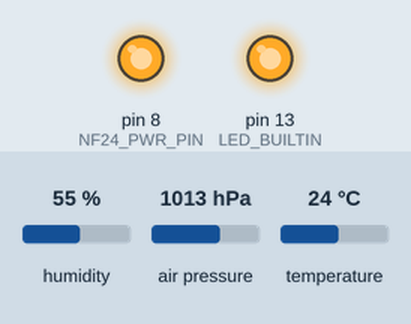
A sketch run on a simulated Arduino Uno, built with avr-gcc and run on an emulated ATmega328P. On the bench: output pins drawn as LEDs (lit = HIGH). Inputs (shaded band) come from the test bench; at power-on: humidity 55 %, air pressure 1013 hPa, temperature 24 °C. No radio packets arrive unless stated; pins used as bus, display or sensor lines are not drawn.

Above: at 0.1 s.
At 2.7 s:
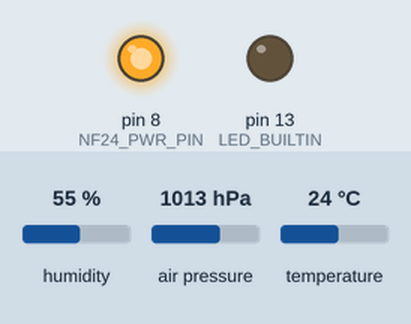
Timing chart, 0 to 4.2 s (numbered marks = the images above):
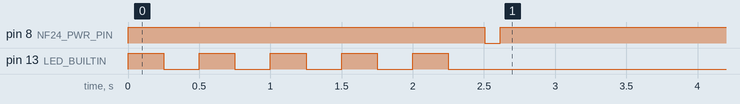

The sketch:

transmitter.ino
```cpp
#include <LowPower.h>
#include <SPI.h>
#include <nRF24L01.h>
#include <RF24.h>
#include <Wire.h>
#include "DHT.h" // Modified lines 155, 156 and 160 !!!
#include <Adafruit_Sensor.h>
#include <Adafruit_BME280.h>

/////// NODE SPECIFIC!!!!! ////////////////////////////
#define GATEWAYNR 1 // Nr of the gateway to connect to
#define SENSORNR 2 // Nr of this sensor node
#define TMPSENTYPE 2 // 1 = DHT22, 2 = BME280
///////////////////////////////////////////////////////

// Debug print
//#define DEBUG

#ifdef DEBUG
  #define PRINT(x)  Serial.print (x)
  #define PRINTL(x)  Serial.println (x)
#else
  #define PRINT(x)
  #define PRINTL(x)
#endif

///////////////////////////////////
// Pin config
///////////////////////////////////

// Temp sensor
#define DHTPIN 7     // what digital pin the DHT22 is conected to
#define DHTPWRPIN 6     // what digital pin the DHT22 is conected to
#define DHTTYPE DHT22   // there are multiple kinds of DHT sensors

#define TMPSDA A4     // SDA
#define TMPSCL A5     // SCL
#define TMPPWRPIN 6     // what digital pin the DHT22 is conected to
#define SEALEVELPRESSURE_HPA (1013.25)


// NF24
#define NF24_PWR_PIN 8
#define NF24_CE_PIN 9
#define NF24_CSN_PIN 10


RF24 radio(NF24_CE_PIN, NF24_CSN_PIN); // CE, CSN
uint8_t address[6] = "xGWyy"; // x = sensor number, yy = gateway number
DHT dht(DHTPIN, DHTTYPE);
Adafruit_BME280 bme; // I2C

#define SENDINTERVAL 20 // interval between sending shit
uint16_t timepassed = 99999; // seconds since last send

struct sensorpacket {
  char id[8] = "THS00YY";
  /* Payload type
     0 = unknown/error
     1 = temperature (C * 10)
     2 = humidity (RH * 10)
     3 = pressure (hPa)
     4 = voltage (V)
     5 = luminance (lux)
  */
  int8_t packetnr = 0; // running packet number
  int8_t type = 0;
  int16_t payload = 0;
} sensorpacket1;


struct trh {
  float rh = 0;
  float temp = 0;
  float pressure = 0;
} trh1;


long voltage = 0;

long millisp;

unsigned int sendcount = 1;
unsigned int cyclecount = 1;


void setup()
{
  // IO
  pinMode(LED_BUILTIN, OUTPUT);
  pinMode(TMPPWRPIN, OUTPUT);
  pinMode(DHTPIN, INPUT );

  pinMode(NF24_PWR_PIN, OUTPUT);

  digitalWrite(TMPPWRPIN, HIGH);
  digitalWrite(NF24_PWR_PIN, HIGH);
  digitalWrite(LED_BUILTIN, HIGH);

#ifdef DEBUG
  Serial.begin(9600);	  // Debugging only
#endif

  // Sensor IDs
  sprintf(address, "%dGW0%d", SENSORNR, GATEWAYNR); // syntax xGWyy x = sensor number yy = gateway
  sprintf(sensorpacket1.id, "THS000%d", SENSORNR);
  PRINT("nRF24 address ");
  for (int i = 0; i < sizeof(address); i++) {
    PRINT((char)address[i]);
  }
  PRINTL("");
  PRINT("sensor ID "); PRINTL(sensorpacket1.id);

  //InitNRF24();
  PRINT("configured 433 packet size: "); PRINTL(sizeof(sensorpacket));

  //  radio.begin();
  //  radio.openWritingPipe(address);
  //  radio.setPALevel(RF24_PA_MAX);
  //  radio.setDataRate(RF24_250KBPS );
  //  radio.stopListening();

  digitalWrite(LED_BUILTIN, LOW);
  blinkLed(5, 250);
}


void InitNRF24() {
  radio.begin();
  if (radio.failureDetected) {
    radio.failureDetected = 0;           // Reset the detection value
    PRINTL("NRF24 failure recovery");
  }

  if (!radio.isChipConnected()) {
    PRINTL("NRF24 chip not connected");
  }
  radio.openWritingPipe(address); // Re-configure pipe addresses
  radio.setPALevel(RF24_PA_MAX);
  radio.setDataRate(RF24_250KBPS );
  radio.stopListening();
}


void loop()
{

  /*
   * Due to some feature in RF24 library, it requires 1 run cycle after powering down the radio
   * (using external VCC cut circuit, not the powerdown method) to avoid re-initialization problems
   * when waking up again. Therefore must take turns in main loop between sending and powering down.
   */

  if (cyclecount % 2 == 1) {
    PRINTL("Update values");
    updateValues();


    digitalWrite(NF24_PWR_PIN, LOW); // PNP
    delay(100);
    PRINTL("re-init radio");
    InitNRF24();
    PRINTL("send values");
    sendValues();

    sendcount++;
  } else {
   // radio.powerDown();


//    digitalWrite(NF24_CE_PIN, LOW);
//    digitalWrite(NF24_CSN_PIN, LOW);
//    digitalWrite(SCK, LOW);
//    digitalWrite(MISO, HIGH);
//    digitalWrite(MOSI, LOW);


    digitalWrite(NF24_PWR_PIN, HIGH); // PNP
    PRINTL("power down");

    pinMode(NF24_CE_PIN, INPUT);
    //pinMode(NF24_CSN_PIN, INPUT);
    digitalWrite(NF24_CSN_PIN, LOW);
    pinMode(SCK, INPUT);
    pinMode(MISO, INPUT);
    pinMode(MOSI, INPUT);


    // Sleep for 10 minutes (600 s / 8 s = 75)
    unsigned int sleepCounter;
    for (sleepCounter = 75; sleepCounter > 0; sleepCounter--)
    {
      LowPower.powerDown(SLEEP_8S, ADC_OFF, BOD_OFF);
    }


    pinMode(NF24_CE_PIN, OUTPUT);
   // pinMode(NF24_CSN_PIN, OUTPUT);
   // digitalWrite(NF24_CSN_PIN, HIGH);
    pinMode(SCK, OUTPUT);
    pinMode(MISO, INPUT);
    pinMode(MOSI, OUTPUT);

    PRINTL(millis());

  }

  cyclecount++;

  /*
    // Sleep for 10 minutes (600 s / 8 s = 75)
    unsigned int sleepCounter;
    for (sleepCounter = 75; sleepCounter > 0; sleepCounter--)
    {
    LowPower.powerDown(SLEEP_8S, ADC_OFF, BOD_OFF);
    }

    PRINTL(millis());
  */
}


void updateValues() {
  // digitalWrite(LED_BUILTIN, !digitalRead(LED_BUILTIN));

  // Power up temp/humid/pressure sensor
  voltage = readVcc();

  switch (TMPSENTYPE) {
    case 1: // DHT
      readDHT(trh1);
     break;

    case 2: // BME280
      readBME280(trh1);
     break;

    default:
     break;
  }

}


void readDHT(trh &_trh) {
  digitalWrite(DHTPWRPIN, HIGH);
  dht.begin();
  delay(2500); // Need to wait at least 2s for stable readings
  _trh.rh = dht.readHumidity();
  _trh.temp = dht.readTemperature();
  digitalWrite(DHTPWRPIN, LOW);
  digitalWrite(DHTPIN, LOW); //disable the internal pullup resistor (enabled by dht.begin) to prevent current leak
  //pinmode(DHTPIN, INPUT); <-- this (input with pull-up resistor disabled) should consume equal amount of power as output set to low
}


void readBME280(trh &_trh) {
  digitalWrite(DHTPWRPIN, HIGH);

  bool status;
  status = bme.begin();
  if (!status) {
    PRINTL("Could not find a valid BME280 sensor, check wiring!");
    while (1);
  }

  _trh.rh = bme.readHumidity();
  _trh.temp = bme.readTemperature();
  _trh.pressure = bme.readPressure() / 100.0F;

  digitalWrite(DHTPWRPIN, LOW);
}


void sendValues() {
  // Voltage
  sensorpacket1.type = 4;
  sensorpacket1.payload = (int)voltage;
  sendpacket();


  // Temperature
  sensorpacket1.type = 1;
  if (isnan(trh1.temp)) {
    PRINTL("temp error");
    sensorpacket1.payload = -2000;
  } else {
    sensorpacket1.payload = (int)(trh1.temp * 10.0);
  }
  sendpacket();


  // Humidity
  sensorpacket1.type = 2;
  if (isnan(trh1.rh)) {
    PRINTL("rh error");
    sensorpacket1.payload = -2000;
  } else {
    sensorpacket1.payload = (int)(trh1.rh * 10.0);
  }
  sendpacket();

}


void sendpacket() {
  radio.write(&sensorpacket1, sizeof(sensorpacket1));
}


long readVcc() {
  long result; // Read 1.1V reference against AVcc
  ADMUX = _BV(REFS0) | _BV(MUX3) | _BV(MUX2) | _BV(MUX1);
  delay(2); // Wait for Vref to settle
  ADCSRA |= _BV(ADSC); // Convert
  while (bit_is_set(ADCSRA, ADSC));
  result = ADCL;
  result |= ADCH << 8;
  result = 1126400L / result; // Back-calculate AVcc in mV
  return result;
}


void blinkLed(int times, int blinkdelay) {
  for (int cnt = times; cnt > 0; cnt--) {
    digitalWrite(LED_BUILTIN, HIGH);
    delay(blinkdelay);
    digitalWrite(LED_BUILTIN, LOW);
    delay(blinkdelay);
  }
}
```

Measured:
- by itself, pin 8 (NF24_PWR_PIN): HIGH → LOW at 2.5 s, → HIGH 0.11 s later
